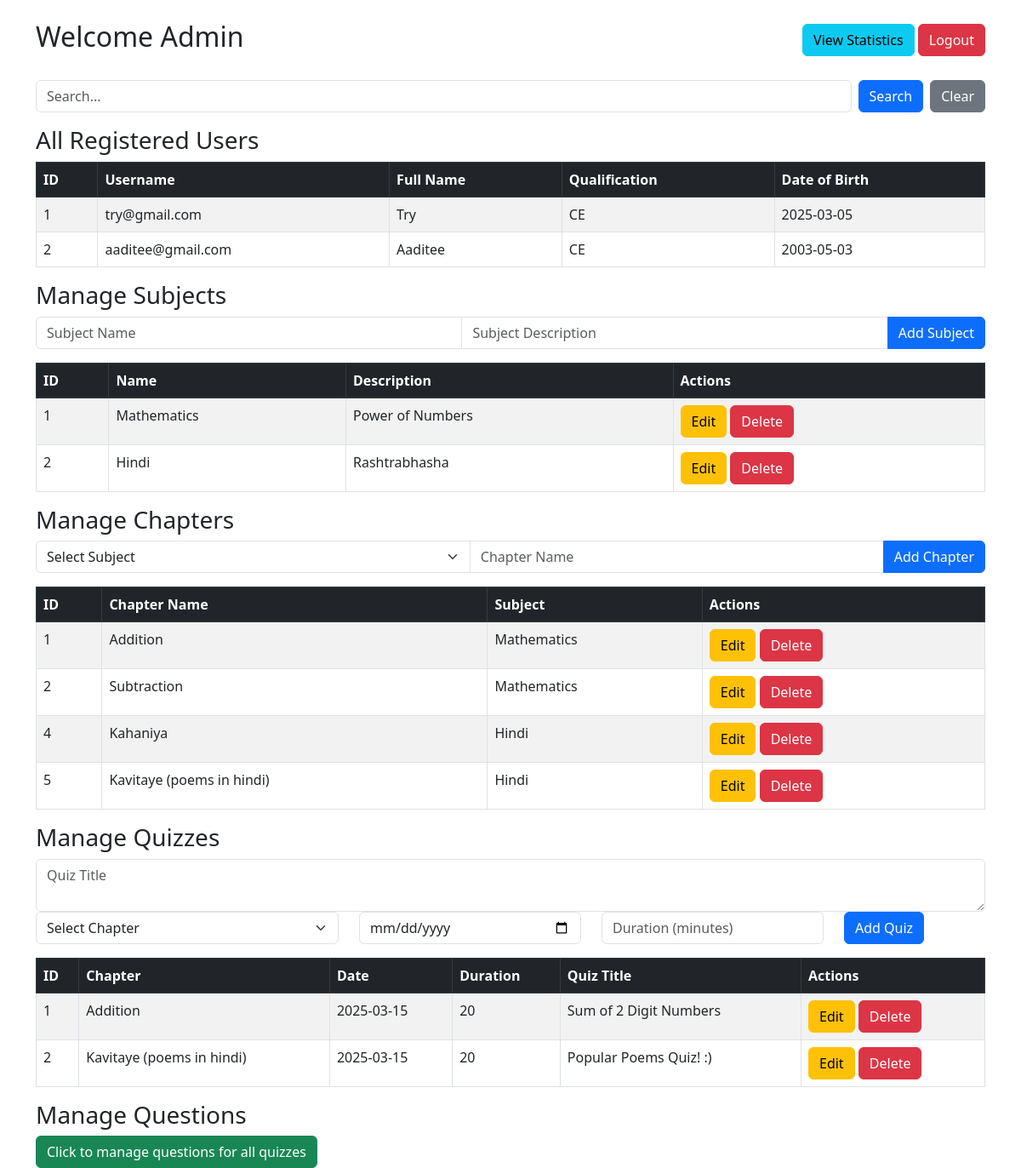
The app's page /admin_dashboard (signed in), older data.
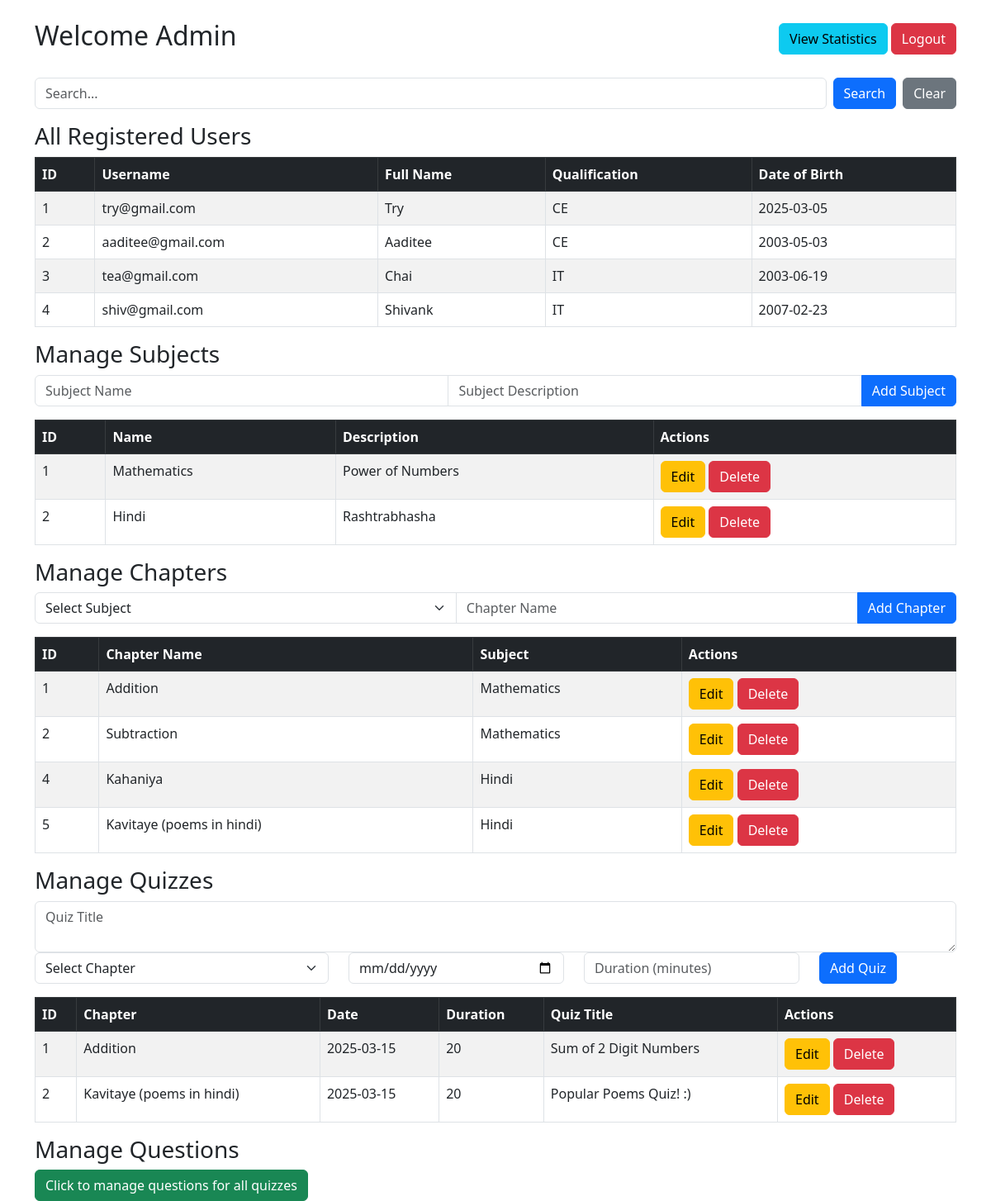
The same page, newer data.
### models/models.py (models this page shows, shortened)
class User(db.Model):
    id = db.Column(db.Integer, primary_key=True)
    username = db.Column(db.String(100), unique=True, nullable=False)
    password = db.Column(db.String(255), nullable=False)
    full_name = db.Column(db.String(200), nullable=False)
    qualification = db.Column(db.String(200))
    dob = db.Column(db.Date, nullable=False)
    scores = db.relationship('QuizScore', backref='user', lazy=True)

class Subject(db.Model):
    id = db.Column(db.Integer, primary_key=True)
    name = db.Column(db.String(100), unique=True, nullable=False)
    description = db.Column(db.Text, nullable=False)
    chapters = db.relationship('Chapter', backref='subject', lazy=True, cascade="all, delete-orphan")

class Chapter(db.Model):
    id = db.Column(db.Integer, primary_key=True)
    name = db.Column(db.String(100),  unique=True, nullable=False)
    subject_id = db.Column(db.Integer, db.ForeignKey('subject.id', ondelete='CASCADE'), nullable=False)
    quizzes = db.relationship('Quiz', backref='chapter', lazy=True, cascade="all, delete-orphan")

class Quiz(db.Model):
    id = db.Column(db.Integer, primary_key=True)
    chapter_id = db.Column(db.Integer, db.ForeignKey('chapter.id', ondelete='CASCADE'), nullable=False)
    date_of_quiz = db.Column(db.Date, nullable=False)
    time_duration = db.Column(db.Integer, nullable=False)  # Store duration in minutes
    remarks = db.Column(db.Text, unique=True, nullable=False)
    questions = db.relationship('Question', backref='quiz', lazy=True, cascade="all, delete-orphan")
    quiz_scores = db.relationship('QuizScore', backref='quiz', cascade="all, delete-orphan")
    user_responses = db.relationship('UserResponse', backref='quiz', cascade="all, delete-orphan")

### app.py (the view, shortened to what this page needs)
@app.route('/admin_dashboard', methods=['GET', 'POST'])
def admin_dashboard():
    if 'admin_logged_in' not in session:
        return redirect(url_for('auth.admin_login'))
    users = User.query.all()
    subjects = Subject.query.all()
    chapters = Chapter.query.all()
    quizzes = Quiz.query.all()
    search_query = request.args.get('search_query', '').strip()
    if search_query:
        users = User.query.filter(
            (User.username.ilike(f"%{search_query}%")) |
            (User.full_name.ilike(f"%{search_query}%")) |
            (User.qualification.ilike(f"%{search_query}%"))
        ).all()
        subjects = Subject.query.filter(Subject.name.ilike(f"%{search_query}%")).all()
        chapters = Chapter.query.join(Subject).filter(
            (Chapter.name.ilike(f"%{search_query}%")) |
            (Subject.name.ilike(f"%{search_query}%"))
        ).all()
        quizzes = Quiz.query.join(Chapter).filter(
            (Chapter.name.ilike(f"%{search_query}%")) |
            (Quiz.remarks.ilike(f"%{search_query}%"))
        ).all()
        show_users = bool(users)
        show_subjects = bool(subjects)
        show_chapters = bool(chapters)
        show_quizzes = bool(quizzes)
    else:
        show_users = show_subjects = show_quizzes = show_chapters = True
    return render_template('admin_dashboard.html', users=users, subjects=subjects, chapters=chapters, quizzes=quizzes, search_query=search_query, show_users=show_users, show_subjects=show_subjects, show_chapters = show_chapters, show_quizzes=show_quizzes
    )

### templates/admin_dashboard.html (shortened to what this page needs)
<!DOCTYPE html>
<head>
    <link href="https://cdn.jsdelivr.net/npm/bootstrap@5.3.0/dist/css/bootstrap.min.css" rel="stylesheet">
</head>
<body class="container mt-4">
    {% include 'toastr.html' %}
    <div class="d-flex justify-content-between align-items-center mb-4">
        <h2>Welcome Admin</h2>
        <div>
        <a href="{{ url_for('view_statistics') }}" class="btn btn-info">View Statistics</a>
        <a href="{{ url_for('auth.logout') }}" class="btn btn-danger">Logout</a>
        </div>
    </div>
    <form method="GET" action="{{ url_for('admin_dashboard') }}" class="mb-3 d-flex">
        <input type="text" name="search_query" class="form-control me-2" placeholder="Search..."
            value="{{ search_query if search_query else '' }}">
        <button type="submit" class="btn btn-primary me-2">Search</button>
        <a href="{{ url_for('admin_dashboard') }}" class="btn btn-secondary">Clear</a>
    </form>
    {% if show_users %}
    <h3>All Registered Users</h3>
    <table class="table table-striped table-bordered">
        <thead class="table-dark">
            <tr>
                <th>ID</th>
                <th>Username</th>
                <th>Full Name</th>
                <th>Qualification</th>
                <th>Date of Birth</th>
            </tr>
        </thead>
        <tbody>
            {% for user in users %}
            <tr>
                <td>{{ user.id }}</td>
                <td>{{ user.username }}</td>
                <td>{{ user.full_name }}</td>
                <td>{{ user.qualification or 'N/A' }}</td>
                <td>{{ user.dob.strftime('%Y-%m-%d') }}</td>
            </tr>
            {% endfor %}
        </tbody>
    </table>
    {% endif %}
    {% if show_subjects %}
    <h3>Manage Subjects</h3>
    <form method="POST" action="{{ url_for('admin_dashboard') }}" class="mb-3">
        <div class="input-group mb-2">
            <input type="text" name="name" class="form-control" placeholder="Subject Name" required>
            <input type="text" name="description" class="form-control" placeholder="Subject Description" required></input>
            <button type="submit" class="btn btn-primary">Add Subject</button>
        </div>
    </form>
    {% endif %}
    {% if show_subjects %}
    <table class="table table-striped table-bordered">
        <thead class="table-dark">
            <tr>
                <th>ID</th>
                <th>Name</th>
                <th>Description</th>
                <th>Actions</th>
            </tr>
        </thead>
        <tbody>
            {% for subject in subjects %}
            <tr>
                <td>{{ subject.id }}</td>
                <td>{{ subject.name }}</td>
                <td>{{ subject.description or 'N/A' }}</td>
                <td>
                    <button type="button" class="btn btn-warning edit-btn"
                        data-bs-toggle="modal"
                        data-bs-target="#editModal"
                        data-id="{{ subject.id }}"
                        data-name="{{ subject.name }}"
                        data-description="{{ subject.description }}">
                        Edit
                    </button>
                    <form method="POST" action="{{ url_for('admin_dashboard') }}" class="d-inline">
                        <button type="submit" class="btn btn-danger" onclick="return confirm('Are you sure?')">Delete</button>
                    </form>
                </td>
            </tr>
            {% endfor %}
        </tbody>
    </table>
    {% endif %}
    {% if show_chapters %}
    <h3>Manage Chapters</h3>
    <form method="POST" action="{{ url_for('admin_dashboard') }}" class="mb-3">
        <div class="input-group mb-2">
            <select name="subject_id" class="form-select" required>
                <option value="">Select Subject</option>
            </select>
            <input type="text" name="name" class="form-control" placeholder="Chapter Name" required>
            <button type="submit" class="btn btn-primary">Add Chapter</button>
        </div>
    </form>
    <table class="table table-striped table-bordered">
        <thead class="table-dark">
            <tr>
                <th>ID</th>
                <th>Chapter Name</th>
                <th>Subject</th>
                <th>Actions</th>
            </tr>
        </thead>
        <tbody>
            {% for chapter in chapters %}
            <tr>
                <td>{{ chapter.id }}</td>
                <td>{{ chapter.name }}</td>
                <td>{{ chapter.subject.name }}</td>
                <td>
                        <button type="button" class="btn btn-warning"
                        data-bs-toggle="modal"
                        data-bs-target="#editChapterModal"
                        data-id="{{ chapter.id }}"
                        data-name="{{ chapter.name }}">
                        Edit
                        </button>
                    <form method="POST" action="{{ url_for('admin_dashboard') }}" class="d-inline">
                        <button type="submit" class="btn btn-danger" onclick="return confirm('Are you sure?')">Delete</button>
                    </form>
                </td>
            </tr>
            {% endfor %}
        </tbody>
    </table>
    {% endif %}
    {% if show_quizzes %}
    <h3>Manage Quizzes</h3>
    <form method="POST" action="{{ url_for('admin_dashboard') }}" class="mb-3" onsubmit="return validateForm()">
        <textarea name="remarks" id="remarks" class="form-control" placeholder="Quiz Title" required></textarea>
        <div class="row mb-2">
            <div class="col-md-4">
                <select name="chapter_id" class="form-select" required>
                    <option value="">Select Chapter</option>
                </select>
            </div>
            <div class="col-md-3">
                <input type="date" name="date_of_quiz" id="date_of_quiz" class="form-control" required>
            </div>
            <div class="col-md-3">
                <input type="text" name="time_duration" id="time_duration" class="form-control" placeholder="Duration (minutes)" required>
            </div>
            <div class="col-md-2">
                <button type="submit" class="btn btn-primary">Add Quiz</button>
            </div>
        </div>
    </form>
    <table class="table table-striped table-bordered">
        <thead class="table-dark">
            <tr>
                <th>ID</th>
                <th>Chapter</th>
                <th>Date</th>
                <th>Duration</th>
                <th>Quiz Title</th>
                <th>Actions</th>
            </tr>
        </thead>
        <tbody>
            {% for quiz in quizzes %}
            <tr>
                <td>{{ quiz.id }}</td>
                <td>{{ quiz.chapter.name }}</td>
                <td>{{ quiz.date_of_quiz }}</td>
                <td>{{ quiz.time_duration }}</td>
                <td>{{ quiz.remarks or 'N/A' }}</td>
                <td>
                        <button type="button" class="btn btn-warning"
                        data-bs-toggle="modal"
                        data-bs-target="#editQuizModal"
                        data-id="{{ quiz.id }}"
                        data-date="{{ quiz.date_of_quiz }}"
                        data-duration="{{ quiz.time_duration }}"
                        data-remarks="{{ quiz.remarks }}">
                        Edit
                        </button>
                    <form method="POST" action="{{ url_for('admin_dashboard') }}" class="d-inline">
                        <button type="submit" class="btn btn-danger" onclick="return confirm('Are you sure?')">Delete</button>
                    </form>
                </td>
            </tr>
            {% endfor %}
        </tbody>
    </table>
    {% endif %}
    {% if show_quizzes %}
    <h3>Manage Questions</h3>
    <a href="{{ url_for('manage_questions') }}" class="btn btn-success">Click to manage questions for all quizzes</a>
    {% endif %}
</body>
</html>

### templates/toastr.html (shortened to what this page needs)
<link rel="stylesheet" href="https://cdnjs.cloudflare.com/ajax/libs/toastr.js/latest/toastr.min.css">

Row changes from the older to the newer data that the page shows:
added User: id "3", username "tea@gmail.com", full_name "Chai", qualification "IT", dob "2003-06-19"
added User: id "4", username "shiv@gmail.com", full_name "Shivank", qualification "IT", dob "2007-02-23"
